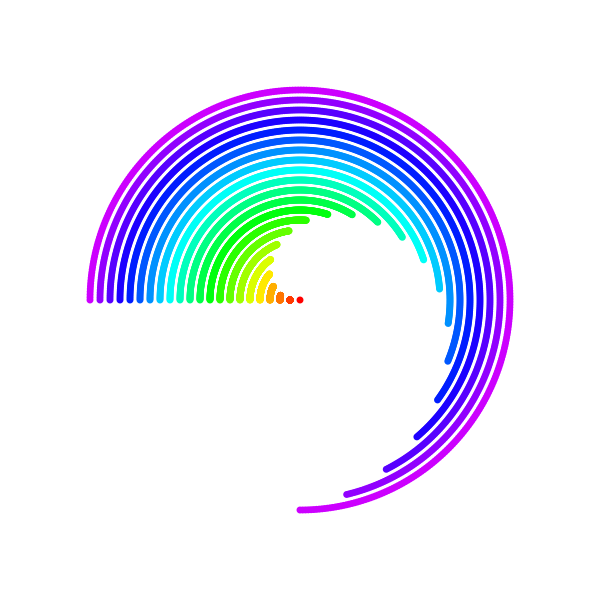
Frame 1 (no input)
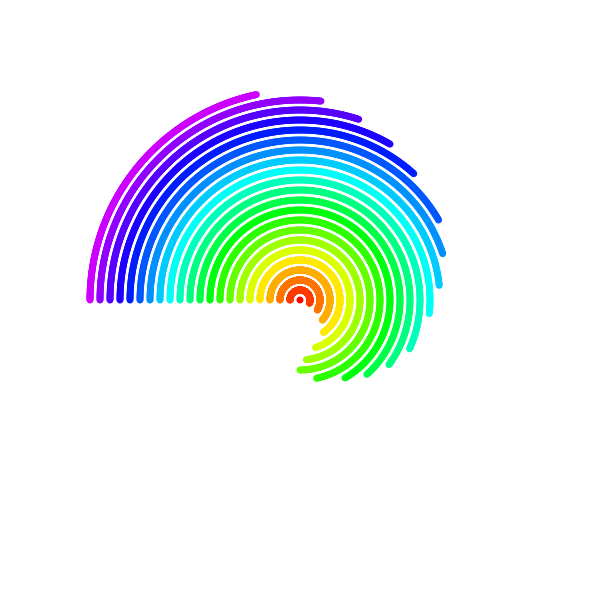
Frame 60 (the mouse pressed at the canvas centre just before this capture)
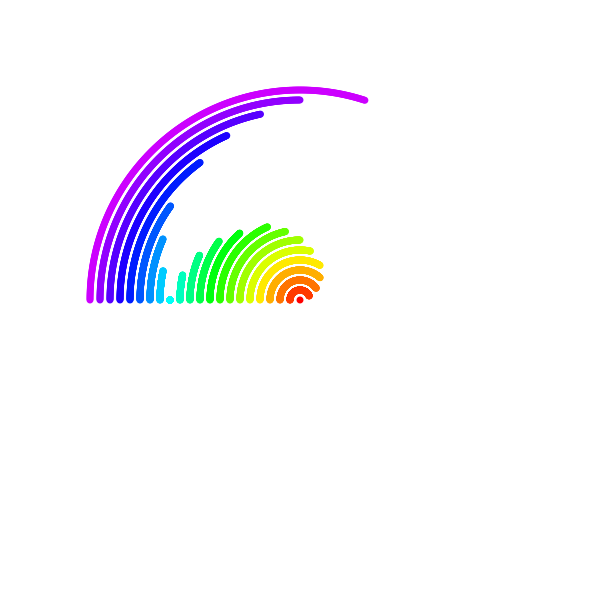
Frame 120 (the mouse held since frame 60 and released just before this capture)

The Processing sketch that drew these frames (run headless with seeded random() and noise(); from frame 60 on, the mouse is pressed at the canvas centre):

// Processing sketch: whips
// ── whips.pde
float angleMin = 0;
float angleMax = 270;

class Line {
	float radius;
	color lineColor;
	int points;
	float lineWidth;
	float angle = 0.0;
	
	float anglePerFrame;
	boolean reversing = false;
	
	Line(float radius_, color color_, int points_, float lineWidth_, float startingAngle_, float anglePerFrame_) {
		radius = radius_;
		lineColor = color_;
		points = 360;//points = points_;
		lineWidth = lineWidth_;
		angle = startingAngle_;
		anglePerFrame = anglePerFrame_;
	}
	
	void update() {
		if(reversing) {
			angle -= anglePerFrame;
			
			if(angle < angleMin) {
				angle = angleMin;
				reversing = !reversing;
			}
		} else {
			angle += anglePerFrame;
			
			if(angle > angleMax) {
				angle = angleMax;
				reversing = !reversing;
			}
		}
	}
	
	void draw() {
		push();
		
		//translate(0, 0);
		
		//beginShape();
		//noFill();
		//stroke(lineColor);
		//strokeWeight(lineWidth);
		
		noStroke();
		fill(lineColor);
		
		//float angle = 270;
		
		float angleStep = map(1, 1, points, angle, 0);
		float ax = (sin(radians(angleStep)) * radius);
		float ay = (cos(radians(angleStep)) * radius);
		
		for(int j = 0; j < points; j++) {
			angleStep = map(j, 0, (points - 1), angleMax, angle);
			
			ax = (sin(radians(angleStep)) * radius);
			ay = (cos(radians(angleStep)) * radius);
			
			//vertex(ax, ay);
			ellipse(ax, ay, lineWidth, lineWidth);
		}
		
		//curveVertex(ax, ay);
		//endShape();
		
		pop();
	}
}


float thickness = 7;
float spacing = 3;
float speed = 6;   // in angles per frame
Line[] lines;

void push() {
	pushMatrix();
	pushStyle();
}

void pop() {
	popStyle();
	popMatrix();
}

void setup() {
	size(600, 600);
	colorMode(HSB, 100);
	
	lines = new Line[21];
	
	for(int i = 1; i <= 21; i++) {
		float radius = ((thickness + spacing) * i);
		color col = color(map(i, 0, 21, 0, 80), 100, 100);   // map starts at 0 since lines doesn't contain center dot
		int points;
		
		if(i < 6) {
			points = 10;
		} else if(i < 15) {
			points = 35;
		} else {
			points = 50;
		}
		
		float startAngle = map(i, 1, 21, angleMax, angleMin);
		
		lines[ (i - 1) ] = new Line(radius, col, points, thickness, startAngle, speed);
	}
}

void draw() {
	background(color(0, 0, 100));//background(10);
	
	translate(width/2, height/2);
	
	// center dot
	push();
	
	translate(0, 0);
	
	//strokeWeight(thickness);
	noStroke();
	noFill();
	ellipseMode(CENTER);
	fill(color(0, 100, 100));
	ellipse(0, 0, thickness, thickness);
	
	pop();
	
	for(Line l : lines) {
		l.draw();
		l.update();
	}
	
	if(frameCount == 50) { save("preview.png"); }
}
